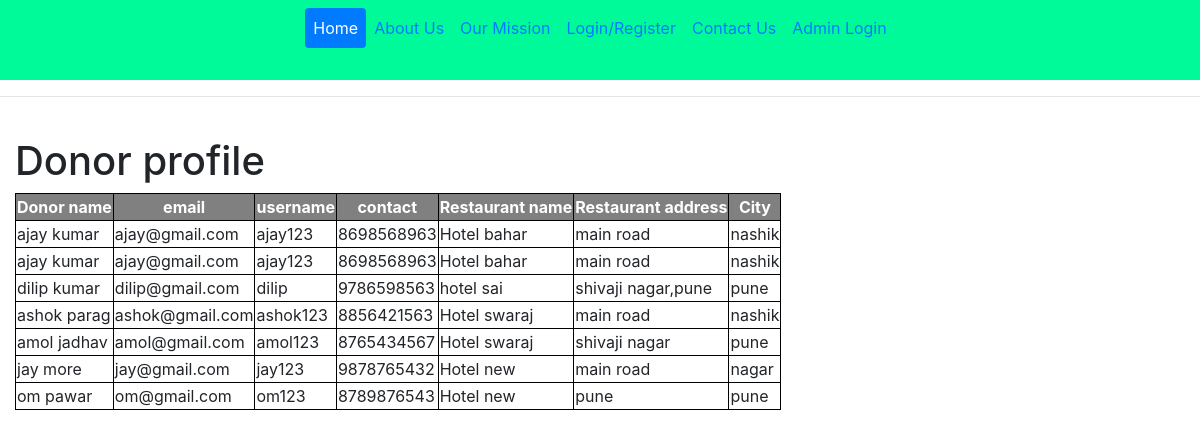
/donordetails/, run on the app's committed database.
### food/models.py (models this page shows)
class Donor(models.Model):
    name = models.CharField(max_length=50)
    email = models.EmailField()
    username = models.CharField(max_length=20)
    password = models.CharField(max_length=500)
    contact = models.IntegerField()
    restaurantname = models.CharField(max_length=50)
    restaurantaddress = models.CharField(max_length=50)
    city = models.CharField(max_length=50)

### food/views.py (the view)
# urls.py: path('donordetails/', views.donordetails, name="donordetails"),
def donordetails(request):
    donorpro = Donor.objects.all()
    return render(request, 'food/donordetails.html', {'donordetails': donorpro})

### food/templates/food/donordetails.html (shortened to what this page needs)
{% extends 'food/main.html' %}
{% load static %}
{% block content %}
<h1>Donor profile</h1>
{% if donordetails %}
<body id="bg" style=" background-repeat:no-repeat;background-attachment:fixed;
    background-size:100% 100%; background-image:url('{% static 'images/admin.jpg' %}'); ">
<table>
    <tr>
        <th>Donor name</th>
        <th>email</th>
        <th>username</th>
        <th>contact</th>
        <th>Restaurant name</th>
        <th>Restaurant address</th>
        <th>City</th>
    </tr>
    {% for ap in donordetails %}
    <tr>
        <td>{{ap.name}}</td>
        <td> {{ap.email}}</td>
        <td> {{ap.username}}</td>
        <td> {{ap.contact}}</td>
        <td> {{ap.restaurantname}}</td>
        <td> {{ap.restaurantaddress}}</td>
        <td>{{ap.city}}</td>
    </tr>
   {% endfor %}
</table>
{% else %}
<h1>no data</h1>
{% endif %}
</body>
{% endblock content %}

### food/templates/food/donordetails.html (style rules this page uses)
th,td { border:1px black solid; }
th { color:white; background-color:gray; text-align:center; }

### data on the page
Donor: name "ajay kumar", email "ajay@gmail.com", username "ajay123", contact "8698568963", restaurantname "Hotel bahar", restaurantaddress "main road", city "nashik"
Donor: name "ajay kumar", email "ajay@gmail.com", username "ajay123", contact "8698568963", restaurantname "Hotel bahar", restaurantaddress "main road", city "nashik"
Donor: name "dilip kumar", email "dilip@gmail.com", username "dilip", contact "9786598563", restaurantname "hotel sai", restaurantaddress "shivaji nagar,pune", city "pune"
Donor: name "ashok parag", email "ashok@gmail.com", username "ashok123", contact "8856421563", restaurantname "Hotel swaraj", restaurantaddress "main road", city "nashik"
Donor: name "amol jadhav", email "amol@gmail.com", username "amol123", contact "8765434567", restaurantname "Hotel swaraj", restaurantaddress "shivaji nagar", city "pune"
Donor: name "jay more", email "jay@gmail.com", username "jay123", contact "9878765432", restaurantname "Hotel new", restaurantaddress "main road", city "nagar"
Donor: name "om pawar", email "om@gmail.com", username "om123", contact "8789876543", restaurantname "Hotel new", restaurantaddress "pune", city "pune"
